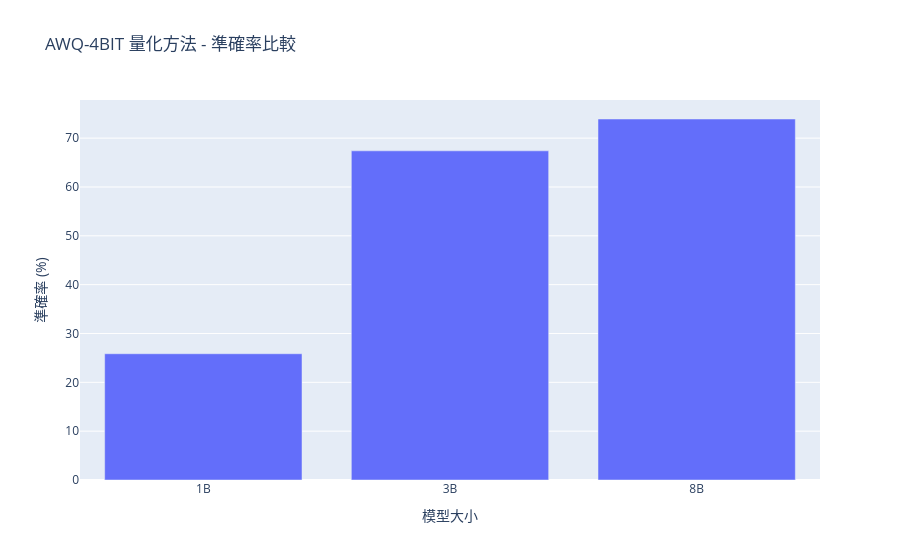

The notebook cell this image was saved under:
### Code cell
# 範例：比較特定量化方法在所有模型大小上的表現
def compare_quantization_method(method: str, dataset: str = 'gsm8k'):
    """比較特定量化方法在不同模型大小上的表現"""
    
    models = [
        f"Llama-3.2-1B-Instruct-{method}",
        f"Llama-3.2-3B-Instruct-{method}",
        f"Llama-3.1-8B-Instruct-{method}"
    ]
    
    # 嘗試找到匹配的模型
    found_models = []
    for pattern in models:
        for model in experiments['quantized_models']:
            if pattern in model:
                found_models.append(model)
                break
    
    if not found_models:
        print(f"找不到使用 {method} 方法的模型")
        return
    
    print(f"\n比較量化方法: {method.upper()}\n")
    
    results = []
    for model in found_models:
        data = load_model_results(model, dataset)
        if data:
            size = '1B' if '1B' in model else ('3B' if '3B' in model else '8B')
            results.append({
                'size': size,
                'accuracy': data['accuracy'] * 100,
                'gpu_peak': data['gpu_peak_mb'],
                'throughput': data.get('throughput_tokens_per_sec', 0)
            })
    
    df = pd.DataFrame(results)
    display(df)
    
    # 視覺化
    fig = go.Figure()
    fig.add_trace(go.Bar(x=df['size'], y=df['accuracy'], name='準確率 (%)'))
    fig.update_layout(title=f"{method.upper()} 量化方法 - 準確率比較", xaxis_title='模型大小', yaxis_title='準確率 (%)')
    fig.show()

# 使用範例
compare_quantization_method('awq-4bit', 'gsm8k')

### Figure 1 — Plotly figure (JSON) as saved in the notebook; plotly's stock layout.template omitted (floating-point values rounded to 4 significant figures)
{"data": [{"name": "準確率 (%)", "type": "bar", "x": ["1B", "3B", "8B"], "y": [25.85, 67.4, 73.92]}], "layout": {"title": {"text": "AWQ-4BIT 量化方法 - 準確率比較"}, "xaxis": {"title": {"text": "模型大小"}}, "yaxis": {"title": {"text": "準確率 (%)"}}}}
